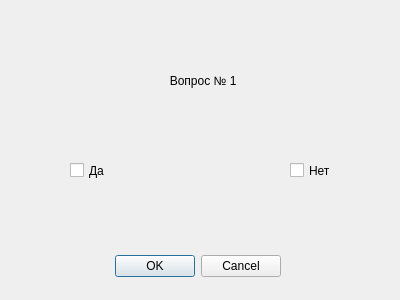
<?xml version="1.0" encoding="UTF-8"?>
<ui version="4.0">
 <class>Dialog</class>
 <widget class="QDialog" name="Dialog">
  <property name="geometry">
   <rect>
    <x>0</x>
    <y>0</y>
    <width>400</width>
    <height>300</height>
   </rect>
  </property>
  <property name="windowTitle">
   <string>Dialog</string>
  </property>
  <widget class="QDialogButtonBox" name="buttonBox">
   <property name="geometry">
    <rect>
     <x>-60</x>
     <y>250</y>
     <width>341</width>
     <height>32</height>
    </rect>
   </property>
   <property name="orientation">
    <enum>Qt::Horizontal</enum>
   </property>
   <property name="standardButtons">
    <set>QDialogButtonBox::Cancel|QDialogButtonBox::Ok</set>
   </property>
  </widget>
  <widget class="QLabel" name="label">
   <property name="geometry">
    <rect>
     <x>50</x>
     <y>50</y>
     <width>351</width>
     <height>61</height>
    </rect>
   </property>
   <property name="text">
    <string>                                    Вопрос № 1</string>
   </property>
  </widget>
  <widget class="QCheckBox" name="checkBox">
   <property name="geometry">
    <rect>
     <x>70</x>
     <y>150</y>
     <width>81</width>
     <height>41</height>
    </rect>
   </property>
   <property name="text">
    <string>Да</string>
   </property>
  </widget>
  <widget class="QCheckBox" name="checkBox_2">
   <property name="geometry">
    <rect>
     <x>290</x>
     <y>160</y>
     <width>81</width>
     <height>21</height>
    </rect>
   </property>
   <property name="text">
    <string>Нет</string>
   </property>
  </widget>
 </widget>
 <resources/>
 <connections>
  <connection>
   <sender>buttonBox</sender>
   <signal>accepted()</signal>
   <receiver>Dialog</receiver>
   <slot>accept()</slot>
   <hints>
    <hint type="sourcelabel">
     <x>248</x>
     <y>254</y>
    </hint>
    <hint type="destinationlabel">
     <x>157</x>
     <y>274</y>
    </hint>
   </hints>
  </connection>
  <connection>
   <sender>buttonBox</sender>
   <signal>rejected()</signal>
   <receiver>Dialog</receiver>
   <slot>reject()</slot>
   <hints>
    <hint type="sourcelabel">
     <x>316</x>
     <y>260</y>
    </hint>
    <hint type="destinationlabel">
     <x>286</x>
     <y>274</y>
    </hint>
   </hints>
  </connection>
 </connections>
</ui>
